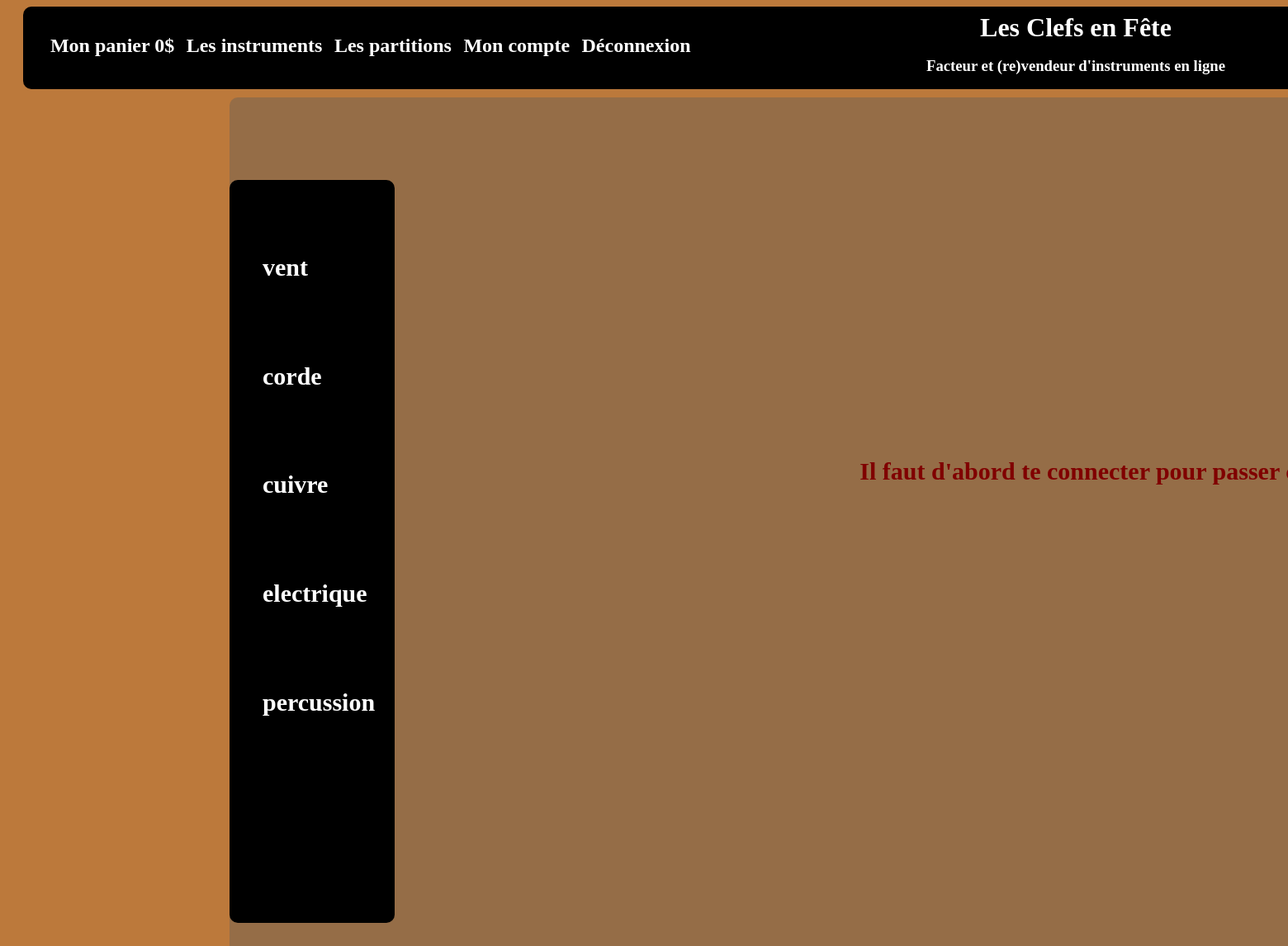
Page /result_commande.php on the committed database.
### tables this page shows
CREATE TABLE `familles` (
  `id_famille` int(11) NOT NULL,
  `famille` varchar(255) NOT NULL
);

### menu.php (the view, shortened to what this page needs)
<div class="menu">
	<ul class="ul_menu">
		<?PHP
$resultat = mysqli_query($_SESSION['mysqli'], 'SELECT famille FROM familles');
while($donnees = mysqli_fetch_assoc($resultat))
{
	?><li class="list_menu"><h2><a href="boutique.php?page=<?PHP echo $donnees['famille'];?>"><?PHP echo $donnees['famille']; ?></a></h2></li>
<?PHP
}
					?>
	</ul>
</div>

### miniboutique.css (style rules this page uses)
body { background-color:#BC793B; }
a { color:white; text-decoration:none; }
.menu { background-color:black; border-radius:10px; width:10%; height:75%; display:block; float:left; margin-top:5%; }
.list_menu { color:white; font-size:20px; list-style:none; padding-top:15%; padding-bottom:15%; }
.ul_menu { width:80%; height:90%; margin-top:20%; }

### rows in the picture
familles: famille "vent"
familles: famille "corde"
familles: famille "cuivre"
familles: famille "electrique"
familles: famille "percussion"

### other values in the picture
$_SESSION['panier'] "0"
